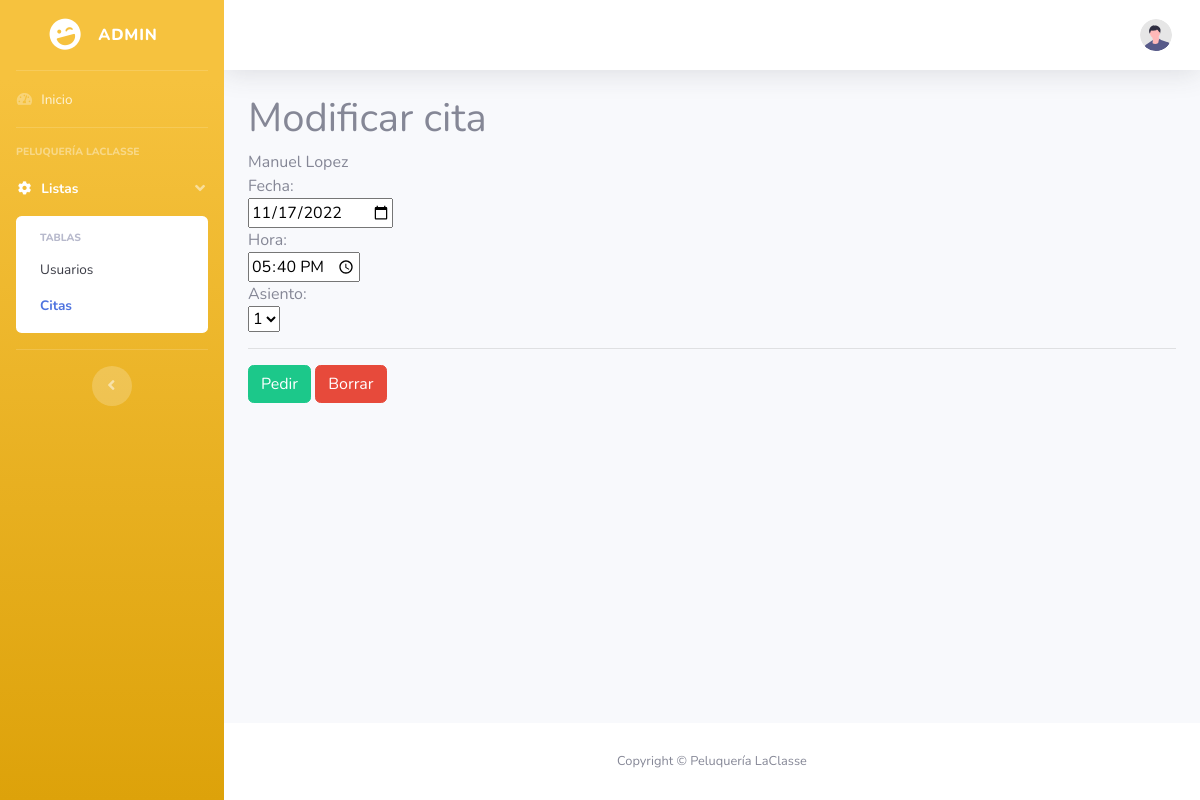
The app's page /vista/pagadmin/nuevacita.php?editar=7 with its own data.
### tables this page shows
CREATE TABLE `citas` (
  `ID` int(11) NOT NULL,
  `Nombre` varchar(30) NOT NULL,
  `Apellidos` varchar(30) NOT NULL,
  `Fecha` date NOT NULL,
  `Hora` time NOT NULL,
  `Asiento` int(1) NOT NULL
);

### modelo/consultas.php (called while the page is built, shortened)
<?php
    function getCita($id){
        $DB = crearConexion();
        $sql = "SELECT ID, Nombre, Apellidos, Fecha, Hora, Asiento FROM citas WHERE ID = '$id'";
        $result = mysqli_query($DB, $sql);
        return $result;
    }
?>

### vista/pagadmin/nuevacita.php (the view, shortened to what this page needs)
<!DOCTYPE html>
<html lang="en">
<head>
    <link href="vendor/fontawesome-free/css/all.min.css" rel="stylesheet" type="text/css">
    <link href="css/sb-admin-2.min.css" rel="stylesheet">
</head>
<body id="page-top">
    <div id="wrapper">
        <ul class="navbar-nav bg-gradient-warning sidebar sidebar-dark accordion" id="accordionSidebar">
            <a class="sidebar-brand d-flex align-items-center justify-content-center" href="admin.php">
                <div class="sidebar-brand-icon rotate-n-15">
                    <i class="fas fa-laugh-wink"></i>
                </div>
                <div class="sidebar-brand-text mx-3">Admin</div>
            </a>
            <hr class="sidebar-divider my-0">
            <li class="nav-item">
                <a class="nav-link" href="admin.php">
                    <i class="fas fa-fw fa-tachometer-alt"></i>
                    <span>Inicio</span></a>
            </li>
            <hr class="sidebar-divider">
            <div class="sidebar-heading">
                Peluquería LaClasse
            </div>
            <li class="nav-item active">
                <a class="nav-link" href="#" data-toggle="collapse" data-target="#collapseTwo" aria-expanded="true"
                    aria-controls="collapseTwo">
                    <i class="fas fa-fw fa-cog"></i>
                    <span>Listas</span>
                </a>
                <div id="collapseTwo" class="collapse show" aria-labelledby="headingTwo"
                    data-parent="#accordionSidebar">
                    <div class="bg-white py-2 collapse-inner rounded">
                        <h6 class="collapse-header">Tablas</h6>
                        <a class="collapse-item" href="usuarios.php">Usuarios</a>
                        <a class="collapse-item active" href="citas.php">Citas</a>
                    </div>
                </div>
            </li>
            <hr class="sidebar-divider d-none d-md-block">
            <div class="text-center d-none d-md-inline">
                <button class="rounded-circle border-0" id="sidebarToggle"></button>
            </div>
        </ul>
        <div id="content-wrapper" class="d-flex flex-column">
            <div id="content">
                <nav class="navbar navbar-expand navbar-light bg-white topbar mb-4 static-top shadow">
                    <ul class="navbar-nav ml-auto">
                        <li class="nav-item dropdown no-arrow">
                            <a class="nav-link dropdown-toggle" href="#" id="userDropdown" role="button"
                                data-toggle="dropdown" aria-haspopup="true" aria-expanded="false">
                                <img class="img-profile rounded-circle" src="img/undraw_profile.svg">
                            </a>
                        </li>
                    </ul>
                </nav>
                <div class="container-fluid">
                    <form method="post" action="nuevacita.php">
                        <?php
                            include "../../modelo/consultas.php";
                            if (isset($_GET['editar'])) {
                                $id = $_GET['editar'];
                                $datoscita = mysqli_fetch_assoc(getCita($id));
                                echo "<h1>Modificar cita</h1>" . $datoscita['Nombre'] . " " . $datoscita['Apellidos'];
                            }
                        ?>
                        <div>Fecha: </div>
                        <input type="date" name="fecha" id="fecha" value=<?php echo $datoscita["Fecha"] ?>>
                        <div>Hora: </div>
                        <input type="time" name="hora" min="09" max="20" step="900" value=<?php echo $datoscita["Hora"] ?>>
                        <div>Asiento: </div>
                        <select name="asiento" value="Asiento">
                            <option value=1>1</option>
                        </select>
                        <hr class="sidebar-divider d-none d-md-block">
                        <div class="botones">
                            <input type="submit" class="btn btn-success" name="Pedir" value="Pedir">
                            <input type="reset" class="btn btn-danger" name="Borrar" value="Borrar">
                        </div>
                    </form>
                </div>
            </div>
            <footer class="sticky-footer bg-white">
                <div class="container my-auto">
                    <div class="copyright text-center my-auto">
                        <span>Copyright &copy; Peluquería LaClasse</span>
                    </div>
                </div>
            </footer>
        </div>
    </div>
</body>
</html>

### records on screen
citas: Nombre "Manuel", Apellidos "Lopez", fecha "11/17/2022", hora "17:40:00"
